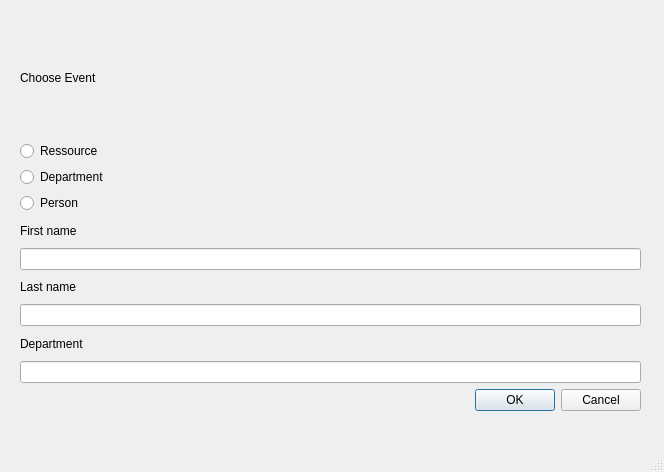
<?xml version="1.0" encoding="UTF-8"?>
<ui version="4.0">
 <class>Add</class>
 <widget class="QMainWindow" name="Add">
  <property name="geometry">
   <rect>
    <x>0</x>
    <y>0</y>
    <width>664</width>
    <height>472</height>
   </rect>
  </property>
  <property name="windowTitle">
   <string>MainWindow</string>
  </property>
  <widget class="QWidget" name="centralwidget">
   <widget class="QWidget" name="gridLayoutWidget">
    <property name="geometry">
     <rect>
      <x>20</x>
      <y>20</y>
      <width>621</width>
      <height>391</height>
     </rect>
    </property>
    <layout class="QGridLayout" name="gridLayout">
     <item row="0" column="0">
      <layout class="QVBoxLayout" name="radioLayout">
       <item>
        <widget class="QLabel" name="label_0">
         <property name="text">
          <string>Choose Event</string>
         </property>
        </widget>
       </item>
       <item>
        <widget class="QRadioButton" name="ressourceButton">
         <property name="text">
          <string>Ressource</string>
         </property>
        </widget>
       </item>
       <item>
        <widget class="QRadioButton" name="departmentButton">
         <property name="text">
          <string>Department</string>
         </property>
        </widget>
       </item>
       <item>
        <widget class="QRadioButton" name="personButton">
         <property name="text">
          <string>Person</string>
         </property>
        </widget>
       </item>
      </layout>
     </item>
     <item row="1" column="0">
      <layout class="QVBoxLayout" name="verticalLayout_2">
       <item>
        <widget class="QLabel" name="label_1">
         <property name="enabled">
          <bool>true</bool>
         </property>
         <property name="text">
          <string>First name</string>
         </property>
        </widget>
       </item>
       <item>
        <widget class="QLineEdit" name="lineEdit_1"/>
       </item>
       <item>
        <widget class="QLabel" name="label_2">
         <property name="text">
          <string>Last name</string>
         </property>
        </widget>
       </item>
       <item>
        <widget class="QLineEdit" name="lineEdit_2"/>
       </item>
       <item>
        <widget class="QLabel" name="label_3">
         <property name="text">
          <string>Department</string>
         </property>
        </widget>
       </item>
       <item>
        <widget class="QLineEdit" name="lineEdit_3"/>
       </item>
       <item>
        <widget class="QDialogButtonBox" name="buttonBox">
         <property name="standardButtons">
          <set>QDialogButtonBox::Cancel|QDialogButtonBox::Ok</set>
         </property>
        </widget>
       </item>
      </layout>
     </item>
    </layout>
   </widget>
  </widget>
  <widget class="QMenuBar" name="menubar">
   <property name="geometry">
    <rect>
     <x>0</x>
     <y>0</y>
     <width>664</width>
     <height>22</height>
    </rect>
   </property>
  </widget>
  <widget class="QStatusBar" name="statusbar"/>
 </widget>
 <resources/>
 <connections/>
</ui>
